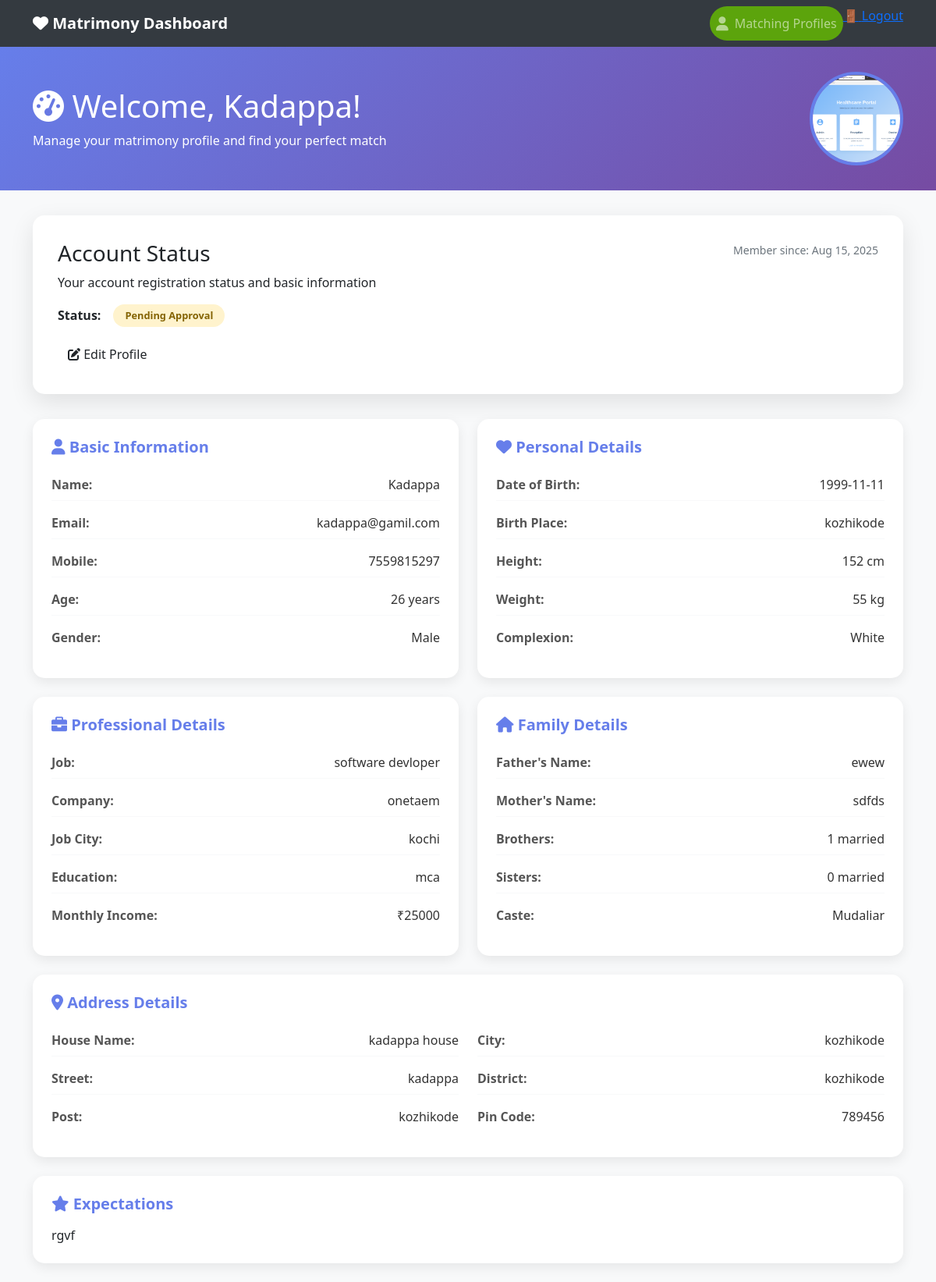
Page /customer/dashboard/ (signed in) on the earlier database version.
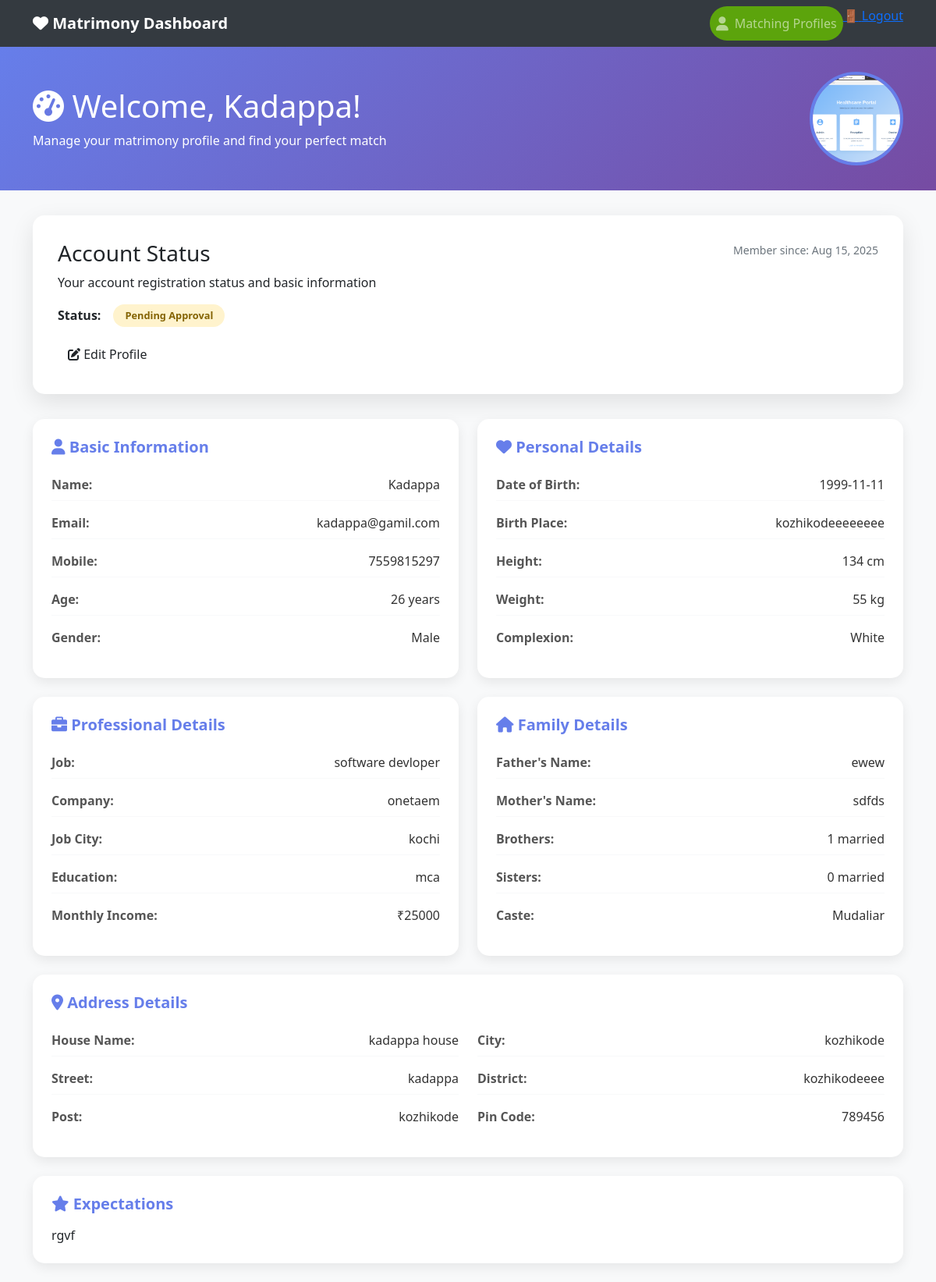
Same page on the later database version.
### accounts/models.py (models this page shows, shortened)
class Customer(models.Model):
    user = models.OneToOneField(User, related_name="customer_profile", on_delete=models.CASCADE, blank=True, null=True)
    CASTE_CHOICES = (
        ("Mudaliar", "Mudaliar"),
        ("Chetty", "Chetty"),
        ("Devanga", "Devanga"),
        ("Ezhavas_Thiyas", "Ezhavas & Thiyas"),
        ("Thandan", "Thandan"),
    )
    MARITAL_STATUS_CHOICES = (
        ("Single", "Single"),
        ("Divorced", "Divorced"),
    )
    STAR_CHOICES = (
        ("Aswathi", "Aswathi"),
        ("Bharani", "Bharani"),
        ("Karthika", "Karthika"),
        ("Rohini", "Rohini"),
        ("Makayiram", "Makayiram"),
        ("Thiruvathira", "Thiruvathira"),
        ("Punartham", "Punartham"),
        ("Pooyam", "Pooyam"),
        ("Aayilyam", "Aayilyam"),
        ("Makam", "Makam"),
        ("Pooram", "Pooram"),
        ("Uthram", "Uthram"),
        ("Atham", "Atham"),
        ("Chittira", "Chittira"),
        ("Chothi", "Chothi"),
        ("Vishakam", "Vishakam"),
        ("Anizham", "Anizham"),
        ("Thiruketta", "Thiruketta"),
        ("Moolam", "Moolam"),
        ("Pooradam", "Pooradam"),
        ("Uthradam", "Uthradam"),
        ("Thiruvonam", "Thiruvonam"),
        ("Avittam", "Avittam"),
        ("Chathayam", "Chathayam"),
        ("Pooruruttathi", "Pooruruttathi"),
        ("Uthrattathi", "Uthrattathi"),
        ("Revathi", "Revathi"),
    )
    father_name = models.CharField(max_length=256, blank=True, null=True)
    age = models.IntegerField(blank=True, null=True)
    gender = models.CharField(max_length=256, blank=True, null=True)
    contact_no = models.CharField(max_length=10, blank=True, null=True)
    description = models.CharField(max_length=256, blank=True, null=True)
    profile_image = models.ImageField(upload_to="profile_images/", null=True, blank=True)
    id_proof = models.CharField(max_length=256, blank=True, null=True)
    address = models.CharField(max_length=300, blank=True, null=True)
    star = models.CharField(max_length=50, choices=STAR_CHOICES, blank=True, null=True)
    married_sisters = models.CharField(max_length=250, blank=True, null=True)
    married_brothers = models.CharField(max_length=250, blank=True, null=True)
    no_sisters = models.CharField(max_length=250, blank=True, null=True)
    no_brothers = models.CharField(max_length=250, blank=True, null=True)
    mother_job = models.CharField(max_length=250, blank=True, null=True)
    father_job = models.CharField(max_length=250, blank=True, null=True)
    mother_name = models.CharField(max_length=250, blank=True, null=True)
    landline_no = models.IntegerField(blank=True, null=True)
    year = models.CharField(max_length=250, blank=True, null=True)
    school = models.CharField(max_length=250, blank=True, null=True)
    education = models.CharField(max_length=250, blank=True, null=True)
    income = models.CharField(max_length=250, blank=True, null=True)
    job_city = models.CharField(max_length=250, blank=True, null=True)
    job_department = models.CharField(max_length=250, blank=True, null=True)
    company = models.CharField(max_length=250, blank=True, null=True)
    job = models.CharField(max_length=250, blank=True, null=True)
    caste = models.CharField(max_length=250, choices=CASTE_CHOICES, blank=True, null=True)
    marital_status = models.CharField(max_length=50, choices=MARITAL_STATUS_CHOICES, blank=True, null=True)
    physical_condition = models.CharField(max_length=250, blank=True, null=True)
    weight = models.CharField(max_length=250, blank=True, null=True)
    complexion = models.CharField(max_length=250, blank=True, null=True)
    height = models.CharField(max_length=250, blank=True, null=True)
    time_birth = models.CharField(max_length=250, blank=True, null=True)
    place_birth = models.CharField(max_length=250, blank=True, null=True)
    dob = models.CharField(max_length=250, blank=True, null=True)
    district = models.CharField(max_length=250, blank=True, null=True)
    city = models.CharField(max_length=250, blank=True, null=True)
    post = models.CharField(max_length=250, blank=True, null=True)
    pin_code = models.CharField(max_length=250, blank=True, null=True)
    street = models.CharField(max_length=250, blank=True, null=True)
    house_name = models.CharField(max_length=250, blank=True, null=True)
    STATUS_CHOICES = (
        (0, "Pending"),
        (1, "Approved"),
    )
    status = models.IntegerField(choices=STATUS_CHOICES, default=0)
    is_active= models.BooleanField(default=True)
    created = models.DateTimeField(auto_now_add=True, blank=True, null=True)
    updated = models.DateTimeField(auto_now=True, blank=True, null=True)
    dosham = models.CharField(max_length=50, blank=True, null=True)

class User(AbstractUser):
    is_superadmin = models.BooleanField(default=False)
    is_customer = models.BooleanField(default=False)

### accounts/views.py (the view)
# urls.py: path("customer/dashboard/", views.customer_dashboard, name="customer_dashboard"),
@login_required
def customer_dashboard(request):
    if not hasattr(request.user, "customer_profile"):
        return redirect("login")  # redirect non-customers to login or error page
    customer = request.user.customer_profile  # get Customer object
    return render(request, "customer_dashboard/dashboard.html", {"customer": customer})

### templates/customer_dashboard/dashboard.html (shortened to what the changed rows need)
<!DOCTYPE html>
<html lang="en">
<head>
    <link href="https://cdn.jsdelivr.net/npm/bootstrap@5.1.3/dist/css/bootstrap.min.css" rel="stylesheet">
    <link href="https://cdnjs.cloudflare.com/ajax/libs/font-awesome/6.0.0/css/all.min.css" rel="stylesheet">
</head>
<body style="background: #f8f9fa;">
    <div class="dashboard-header">
        <div class="container">
            <div class="row align-items-center">
                <div class="col-md-8">
                    <h1><i class="fas fa-tachometer-alt"></i> Welcome, {{ customer.user.get_full_name  }}!</h1>
                    <p class="mb-0">Manage your matrimony profile and find your perfect match</p>
                </div>
                <div class="col-md-4 text-end">
                    {% if customer.profile_image %}
                    <img src="{{ customer.profile_image.url }}" alt="Profile Image" class="profile-image">
                    {% else %}
                    <img src="https://via.placeholder.com/200" alt="No Image" class="img-fluid rounded">
                    {% endif %}
                </div>
            </div>
        </div>
    </div>
    <div class="container">
        <div class="welcome-card">
            <div class="row">
                <div class="col-md-4 text-end">
                    <div class="text-muted">
                        <small>Member since: {{ customer.created|date:"M d, Y" }}</small>
                    </div>
                </div>
            </div>
        </div>
        <div class="row">
            <div class="col-md-6">
                <div class="info-card">
                    <div class="info-item">
                        <span class="info-label">Name:</span>
                        <span class="info-value">{{ customer.user.first_name }}</span>
                    </div>
                    <div class="info-item">
                        <span class="info-label">Email:</span>
                        <span class="info-value">{{ customer.user.email }}</span>
                    </div>
                    <div class="info-item">
                        <span class="info-label">Mobile:</span>
                        <span class="info-value">{{ customer.contact_no }}</span>
                    </div>
                    <div class="info-item">
                        <span class="info-label">Age:</span>
                        <span class="info-value">{{ customer.age }} years</span>
                    </div>
                    <div class="info-item">
                        <span class="info-label">Gender:</span>
                        <span class="info-value">{{ customer.gender }}</span>
                    </div>
                </div>
            </div>
            <div class="col-md-6">
                <div class="info-card">
                    <div class="info-item">
                        <span class="info-label">Date of Birth:</span>
                        <span class="info-value">{{ customer.dob }}</span>
                    </div>
                    <div class="info-item">
                        <span class="info-label">Birth Place:</span>
                        <span class="info-value">{{ customer.place_birth }}</span>
                    </div>
                    <div class="info-item">
                        <span class="info-label">Height:</span>
                        <span class="info-value">{{ customer.height }} cm</span>
                    </div>
                    <div class="info-item">
                        <span class="info-label">Weight:</span>
                        <span class="info-value">{{ customer.weight }} kg</span>
                    </div>
                    <div class="info-item">
                        <span class="info-label">Complexion:</span>
                        <span class="info-value">{{ customer.complexion }}</span>
                    </div>
                </div>
            </div>
            <div class="col-md-6">
                <div class="info-card">
                    <div class="info-item">
                        <span class="info-label">Job:</span>
                        <span class="info-value">{{ customer.job }}</span>
                    </div>
                    <div class="info-item">
                        <span class="info-label">Company:</span>
                        <span class="info-value">{{ customer.company }}</span>
                    </div>
                    <div class="info-item">
                        <span class="info-label">Job City:</span>
                        <span class="info-value">{{ customer.job_city }}</span>
                    </div>
                    <div class="info-item">
                        <span class="info-label">Education:</span>
                        <span class="info-value">{{ customer.education }}</span>
                    </div>
                    <div class="info-item">
                        <span class="info-label">Monthly Income:</span>
                        <span class="info-value">₹{{ customer.income }}</span>
                    </div>
                </div>
            </div>
            <div class="col-md-6">
                <div class="info-card">
                    <div class="info-item">
                        <span class="info-label">Father's Name:</span>
                        <span class="info-value">{{ customer.father_name }}</span>
                    </div>
                    <div class="info-item">
                        <span class="info-label">Mother's Name:</span>
                        <span class="info-value">{{ customer.mother_name }}</span>
                    </div>
                    <div class="info-item">
                        <span class="info-label">Brothers:</span>
                        <span class="info-value">{{ customer.no_brothers }} married</span>
                    </div>
                    <div class="info-item">
                        <span class="info-label">Sisters:</span>
                        <span class="info-value">{{ customer.no_sisters }} married</span>
                    </div>
                    <div class="info-item">
                        <span class="info-label">Caste:</span>
                        <span class="info-value">{{ customer.caste }}</span>
                    </div>
                </div>
            </div>
            <div class="col-md-12">
                <div class="info-card">
                    <div class="row">
                        <div class="col-md-6">
                            <div class="info-item">
                                <span class="info-label">House Name:</span>
                                <span class="info-value">{{ customer.house_name }}</span>
                            </div>
                            <div class="info-item">
                                <span class="info-label">Street:</span>
                                <span class="info-value">{{ customer.street }}</span>
                            </div>
                            <div class="info-item">
                                <span class="info-label">Post:</span>
                                <span class="info-value">{{ customer.post }}</span>
                            </div>
                        </div>
                        <div class="col-md-6">
                            <div class="info-item">
                                <span class="info-label">City:</span>
                                <span class="info-value">{{ customer.city }}</span>
                            </div>
                            <div class="info-item">
                                <span class="info-label">District:</span>
                                <span class="info-value">{{ customer.district }}</span>
                            </div>
                            <div class="info-item">
                                <span class="info-label">Pin Code:</span>
                                <span class="info-value">{{ customer.pin_code }}</span>
                            </div>
                        </div>
                    </div>
                </div>
            </div>
            {% if customer.description %}
            <div class="col-md-12">
                <div class="info-card">
                    <h5><i class="fas fa-star"></i> Expectations</h5>
                    <p class="mb-0">{{ customer.description }}</p>
                </div>
            </div>
            {% endif %}
        </div>
    </div>
</body>
</html>

Differences in the rows shown:
changed Customer "Male": place_birth "kozhikode" → "kozhikodeeeeeeee"; height "152" → "134"; district "kozhikode" → "kozhikodeeee"
